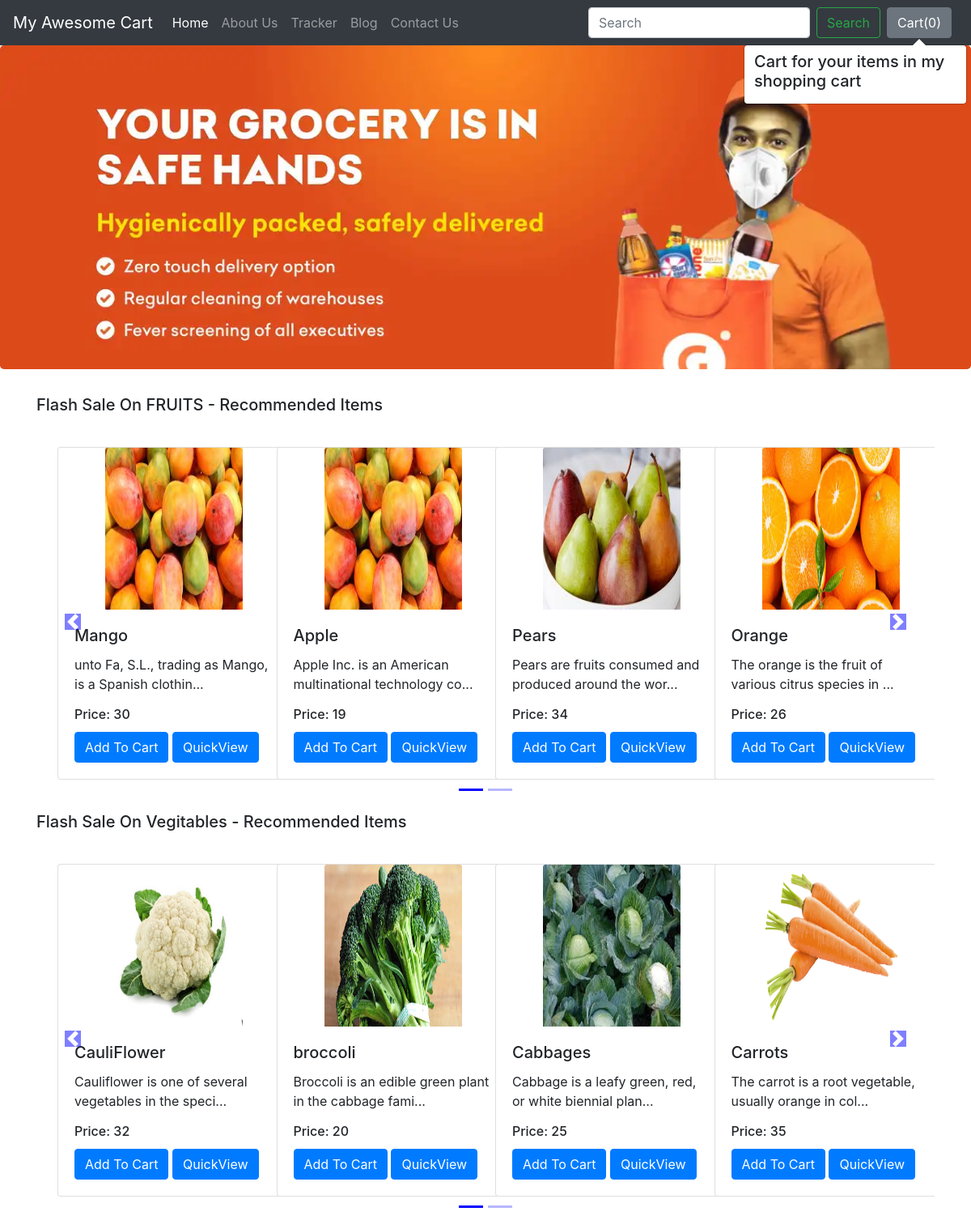
The app's page /shop/ with its own data.
### shop/models.py (models this page shows, shortened)
class Product(models.Model):
    product_id = models.AutoField
    product_name = models.CharField(max_length=50)
    category = models.CharField(max_length=50, default="")
    subcategory = models.CharField(max_length=50, default="")
    price = models.IntegerField(default=0)
    desc = models.CharField(max_length=300)
    pub_date = models.DateField()
    image = models.ImageField(upload_to='shop/images', default="")

### shop/views.py (the view)
# urls.py: path("", views.index, name="blogHome"),
def index(request):
    allProds = []
    catprods = Product.objects.values('category', 'id')
    cats = {item['category'] for item in catprods}
    for cat in cats:
        prod = Product.objects.filter(category=cat)
        n = len(prod)
        nSlides = n // 4 + ceil((n / 4) - (n // 4))
        allProds.append([prod, range(1, nSlides), nSlides])
    params = {'allProds':allProds}
    return render(request, 'shop/index.html', params)

### shop/templates/shop/index.html (shortened to what this page needs)
{% extends 'shop/basic.html' %}
{% block body %}
{% load static %}
 <div class="jumbotron">
</div>
<div class="container">
    {% for product, range, nSlides in allProds %}
    <h5 class="my-4">Flash Sale On {{product.0.category}} - Recommended Items</h5>
    <div class="row">
        <div id="demo{{forloop.counter}}" class="col carousel slide my-3" data-ride="carousel">
            <ul class="carousel-indicators">
                <li data-target="#demo{{forloop.counter}}" data-slide-to="0" class="active"></li>
                {% for i in range %}
                <li data-target="#demo{{forloop.parentloop.counter}}" data-slide-to="{{i}}"></li>
                {% endfor %}
            </ul>
            <div class="container carousel-inner no-padding">
                <div class="carousel-item active">
                    {% for i in product %}
                    <div class="col-xs-3 col-sm-3 col-md-3">
                        <div class="card align-items-center" style="width: 18rem;">
                            <img src='/media/{{i.image}}' class="card-img-top" alt="...">
                            <div class="card-body">
                                <h5 class="card-title" id="namepr{{i.id}}">{{i.product_name}}</h5>
                                <p class="card-text">{{i.desc|slice:"0:53"}}...</p>
                                <h6 class="card-title" >Price: <span id="pricepr{{i.id}}">{{i.price}}</span></h6>
                                <span id="divpr{{i.id}}" class="divpr">
                                    <button id="pr{{i.id}}" class="btn btn-primary cart">Add To Cart</button>
                                </span>
                                <a href="/shop/products/{{i.id}}"><button id="qv{{i.id}}" class="btn btn-primary cart">QuickView</button></a>
                            </div>
                        </div>
                    </div>
                    {% if forloop.counter|divisibleby:4 and forloop.counter > 0 and not forloop.last %}
                </div>
                    {% endif %}
                    {% endfor %}
            </div>
        </div>
        <a class="carousel-control-prev" href="#demo{{forloop.counter}}" data-slide="prev">
            <span class="carousel-control-prev-icon"></span>
        </a>
        <a class="carousel-control-next" href="#demo{{forloop.counter}}" data-slide="next">
            <span class="carousel-control-next-icon"></span>
        </a>
    </div>
    {% endfor %}
</div>
{% endblock %}

### shop/templates/shop/basic.html (shortened to what this page needs)
<!doctype html>
<html lang="en">
  <head>
    <link rel="stylesheet" href="https://stackpath.bootstrapcdn.com/bootstrap/4.2.1/css/bootstrap.min.css">
  </head>
  <body>
    <nav class="navbar navbar-expand-lg navbar-dark bg-dark">
  <a class="navbar-brand" href="/shop">My Awesome Cart</a>
  <div class="collapse navbar-collapse" id="navbarSupportedContent">
    <ul class="navbar-nav mr-auto">
      <li class="nav-item active">
        <a class="nav-link" href="/shop">Home <span class="sr-only">(current)</span></a>
      </li>
      <li class="nav-item">
        <a class="nav-link" href="/shop/about">About Us</a>
      </li>
      <li class="nav-item">
        <a class="nav-link" href="/shop/tracker">Tracker</a>
      </li>
      <li class="nav-item">
        <a class="nav-link" href="/blog">Blog</a>
      </li>
       <li class="nav-item">
        <a class="nav-link" href="/shop/contact">Contact Us</a>
      </li>
    </ul>
    <form method='get' action='/shop/search/' class="form-inline my-2 my-lg-0">
      <input class="form-control mr-sm-2" type="search" placeholder="Search" aria-label="Search" name="search" id="search">
      <button class="btn btn-outline-success my-2 my-sm-0" type="submit">Search</button>
    </form>
    <button type="button" class="btn btn-secondary mx-2" id="popcart" data-container="body" data-toggle="popover" data-placement="bottom" data-html="true" data-content="Vivamus
sagittis lacus vel augue laoreet rutrum faucibus.">
  Cart(<span id="cart">0</span>)
</button>
  </div>
</nav>
  {% block body %} {% endblock %}
  </body>
</html>

### records on screen
Product: category "FRUITS", image (picture), product_name "Mango", desc "unto Fa, S.L., trading as Mango, is a Spanish clothin", price "30"
Product: image (picture), product_name "Apple", desc "Apple Inc. is an American multinational technology co", price "19"
Product: image (picture), product_name "Pears", desc "Pears are fruits consumed and produced around the wor", price "34"
Product: image (picture), product_name "Orange", desc "The orange is the fruit of various citrus species in", price "26"
Product: category "Vegitables", image (picture), product_name "CauliFlower", desc "Cauliflower is one of several vegetables in the speci", price "32"
Product: image (picture), product_name "broccoli", desc "Broccoli is an edible green plant in the cabbage fami", price "20"
Product: image (picture), product_name "Cabbages", desc "Cabbage is a leafy green, red, or white biennial plan", price "25"
Product: image (picture), product_name "Carrots", desc "The carrot is a root vegetable, usually orange in col", price "35"
